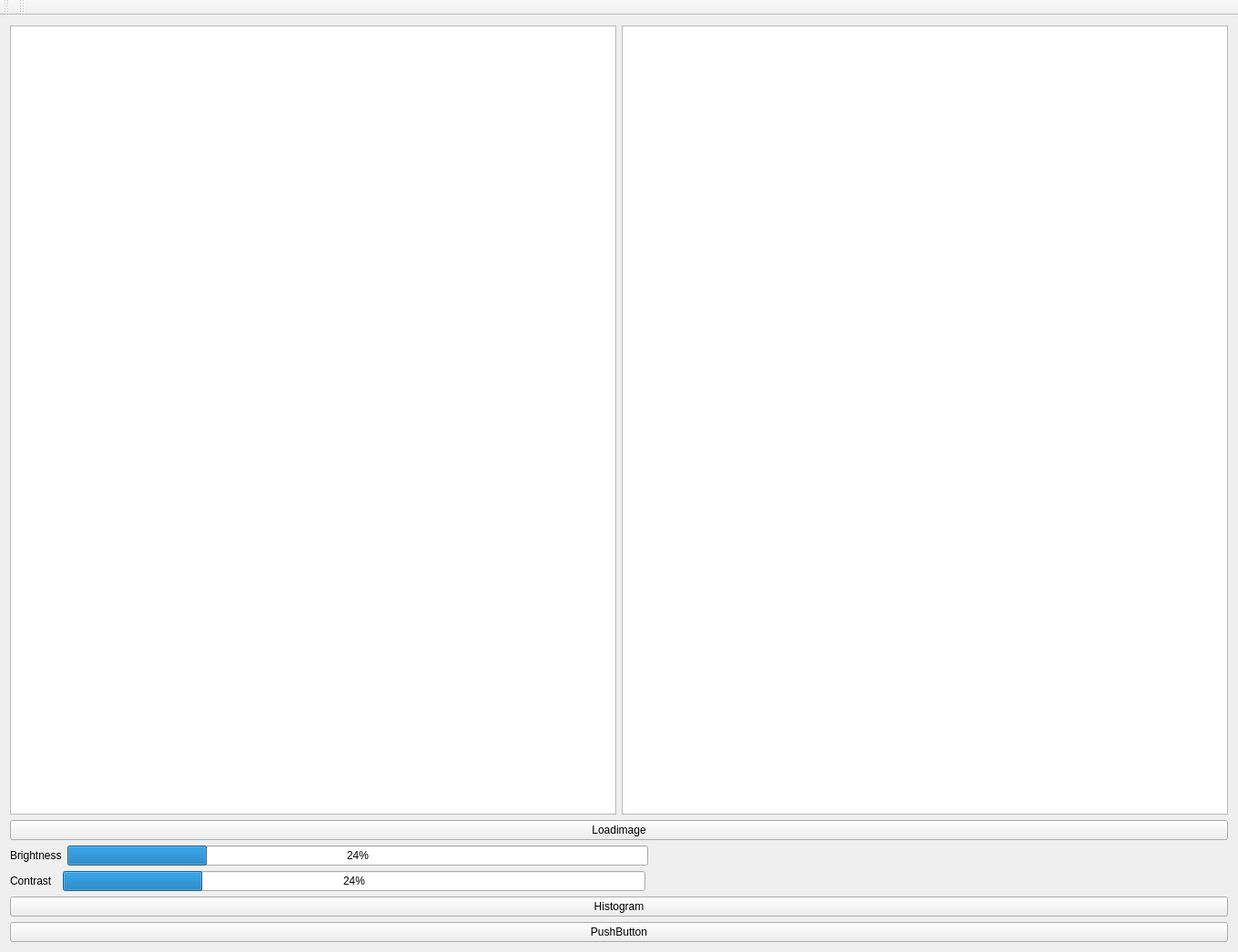
<?xml version="1.0" encoding="UTF-8"?>
<ui version="4.0">
 <class>MainWindow</class>
 <widget class="QMainWindow" name="MainWindow">
  <property name="geometry">
   <rect>
    <x>0</x>
    <y>0</y>
    <width>1360</width>
    <height>1046</height>
   </rect>
  </property>
  <property name="sizePolicy">
   <sizepolicy hsizetype="Maximum" vsizetype="Maximum">
    <horstretch>0</horstretch>
    <verstretch>0</verstretch>
   </sizepolicy>
  </property>
  <property name="minimumSize">
   <size>
    <width>1360</width>
    <height>929</height>
   </size>
  </property>
  <property name="windowTitle">
   <string>MainWindow</string>
  </property>
  <widget class="QWidget" name="centralWidget">
   <layout class="QVBoxLayout" name="verticalLayout_2">
    <item>
     <layout class="QVBoxLayout" name="verticalLayout">
      <property name="sizeConstraint">
       <enum>QLayout::SetMaximumSize</enum>
      </property>
      <item>
       <layout class="QHBoxLayout" name="horizontalLayout" stretch="0,0">
        <property name="spacing">
         <number>6</number>
        </property>
        <property name="sizeConstraint">
         <enum>QLayout::SetMaximumSize</enum>
        </property>
        <property name="leftMargin">
         <number>0</number>
        </property>
        <property name="topMargin">
         <number>0</number>
        </property>
        <property name="rightMargin">
         <number>0</number>
        </property>
        <property name="bottomMargin">
         <number>0</number>
        </property>
        <item>
         <widget class="QGraphicsView" name="graphicsView">
          <property name="enabled">
           <bool>true</bool>
          </property>
         </widget>
        </item>
        <item>
         <widget class="QGraphicsView" name="graphicsView_2"/>
        </item>
       </layout>
      </item>
      <item>
       <widget class="QPushButton" name="pushButton">
        <property name="text">
         <string>Loadimage</string>
        </property>
       </widget>
      </item>
     </layout>
    </item>
    <item>
     <layout class="QHBoxLayout" name="horizontalLayout_3">
      <property name="topMargin">
       <number>0</number>
      </property>
      <item>
       <widget class="QLabel" name="label">
        <property name="text">
         <string>Brightness</string>
        </property>
       </widget>
      </item>
      <item>
       <widget class="QProgressBar" name="progressBar">
        <property name="enabled">
         <bool>true</bool>
        </property>
        <property name="sizePolicy">
         <sizepolicy hsizetype="Expanding" vsizetype="Fixed">
          <horstretch>0</horstretch>
          <verstretch>0</verstretch>
         </sizepolicy>
        </property>
        <property name="value">
         <number>24</number>
        </property>
       </widget>
      </item>
      <item>
       <spacer name="horizontalSpacer_2">
        <property name="orientation">
         <enum>Qt::Horizontal</enum>
        </property>
        <property name="sizeHint" stdset="0">
         <size>
          <width>40</width>
          <height>20</height>
         </size>
        </property>
       </spacer>
      </item>
     </layout>
    </item>
    <item>
     <layout class="QHBoxLayout" name="horizontalLayout_4">
      <property name="topMargin">
       <number>0</number>
      </property>
      <item>
       <widget class="QLabel" name="label_2">
        <property name="text">
         <string>Contrast  </string>
        </property>
       </widget>
      </item>
      <item>
       <widget class="QProgressBar" name="progressBar_2">
        <property name="value">
         <number>24</number>
        </property>
       </widget>
      </item>
      <item>
       <spacer name="horizontalSpacer">
        <property name="orientation">
         <enum>Qt::Horizontal</enum>
        </property>
        <property name="sizeHint" stdset="0">
         <size>
          <width>40</width>
          <height>20</height>
         </size>
        </property>
       </spacer>
      </item>
     </layout>
    </item>
    <item>
     <widget class="QPushButton" name="pushButton_2">
      <property name="text">
       <string>Histogram</string>
      </property>
     </widget>
    </item>
    <item>
     <widget class="QPushButton" name="pushButton_3">
      <property name="text">
       <string>PushButton</string>
      </property>
     </widget>
    </item>
   </layout>
  </widget>
  <widget class="QMenuBar" name="menuBar">
   <property name="geometry">
    <rect>
     <x>0</x>
     <y>0</y>
     <width>1360</width>
     <height>21</height>
    </rect>
   </property>
  </widget>
  <widget class="QToolBar" name="mainToolBar">
   <attribute name="toolBarArea">
    <enum>TopToolBarArea</enum>
   </attribute>
   <attribute name="toolBarBreak">
    <bool>false</bool>
   </attribute>
  </widget>
  <widget class="QToolBar" name="toolBar">
   <property name="windowTitle">
    <string>toolBar</string>
   </property>
   <attribute name="toolBarArea">
    <enum>TopToolBarArea</enum>
   </attribute>
   <attribute name="toolBarBreak">
    <bool>false</bool>
   </attribute>
  </widget>
 </widget>
 <layoutdefault spacing="6" margin="11"/>
 <resources/>
 <connections/>
</ui>
